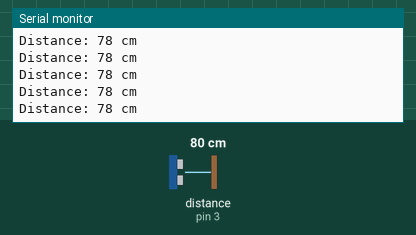
A sketch run on a simulated Arduino Uno, built with avr-gcc and run on an emulated ATmega328P. Shown: the last lines printed to the serial monitor. Wiring (inferred from the names in the program): ultrasonic range finder: trigger pin 4; echo pin 3. The inputs (shaded band) are chosen by the test bench; at power-on: distance to the obstacle (sensor on pin 3) 80 cm. The echo pulse lasts 58.3 µs per cm.

Above: at 1.2 s.
1.3 s: distance to the obstacle (sensor on pin 3) set to 2 cm
At 2.4 s:
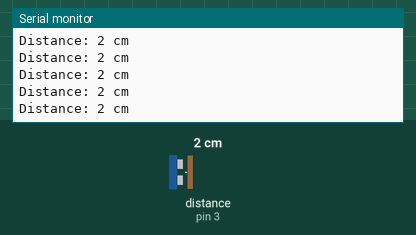
4.3 s: distance to the obstacle (sensor on pin 3) set to 120 cm
At 4.9 s:
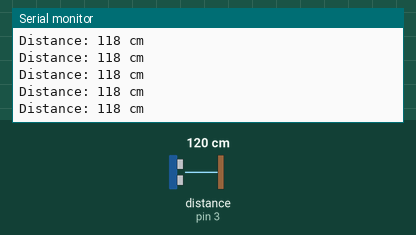
7.3 s: distance to the obstacle (sensor on pin 3) set to 4 cm
At 8.3 s:
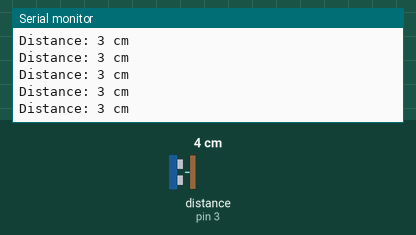
10.3 s: distance to the obstacle (sensor on pin 3) set to 18 cm
At 11.1 s:
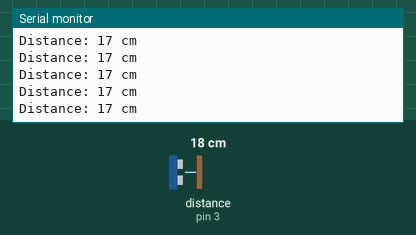
19.3 s: distance to the obstacle (sensor on pin 3) set to 9 cm
At 20.0 s:
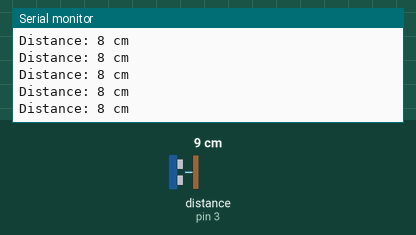
Timing chart, 0 to 22.3 s (numbered marks = the images above; inputs shaded):
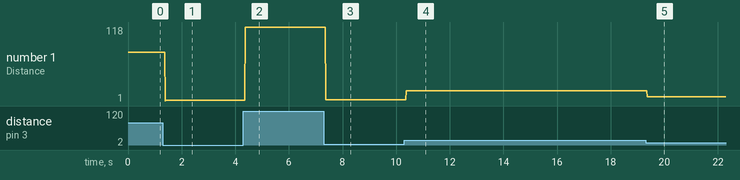

Measured:
- after the input at 1.3 s, the serial monitor: prints a new line after 0.08 s (image 1)
- after the input at 4.3 s, the serial monitor: prints a new line after 0.08 s (image 2)
- after the input at 7.3 s, the serial monitor: prints a new line after 0.07 s (image 3)
- after the input at 10.3 s, the serial monitor: prints a new line after 0.07 s (image 4)
- after the input at 19.3 s, the serial monitor: prints a new line after 0.07 s (image 5)
- plotted number 1: 78 → 2 after the input at 1.3 s, 2 → 118 after the input at 4.3 s, 118 → 3 after the input at 7.3 s, 3 → 17 after the input at 10.3 s, 17 → 8 after the input at 19.3 s

The sketch:

automatic-door-light.ino
```cpp
// (licence header left out)
// Define where the Pins are
#define echoPin 3
#define trigPin 4
#define ledPin 2

// variables we need
long duration;
int distance;

// create setup
void setup()
{
    // specify weather it's output device or input
    pinMode(trigPin, OUTPUT);
    pinMode(echoPin, INPUT);
    // get serial monitor for readings
    Serial.begin(9600);
}
void loop()
{
    // clean waves by setting trigPin as LOW
    digitalWrite(trigPin, LOW);
    delayMicroseconds(2);
    // launch Ultrasonic Waves
    digitalWrite(trigPin, HIGH);
    delayMicroseconds(10);
    digitalWrite(trigPin, LOW);
    // measure time it takes to get back, also get distance
    duration = pulseIn(echoPin, HIGH);
    distance = duration * 0.034 / 2;
    Serial.print("Distance: ");
    Serial.print(distance);
    Serial.println(" cm");
    // make ledPin HIGH if distance is too far.
    if (distance >= 20)
    {
        digitalWrite(ledPin, HIGH);
    }
    else
    {
        digitalWrite(ledPin, LOW);
    }
}
```
